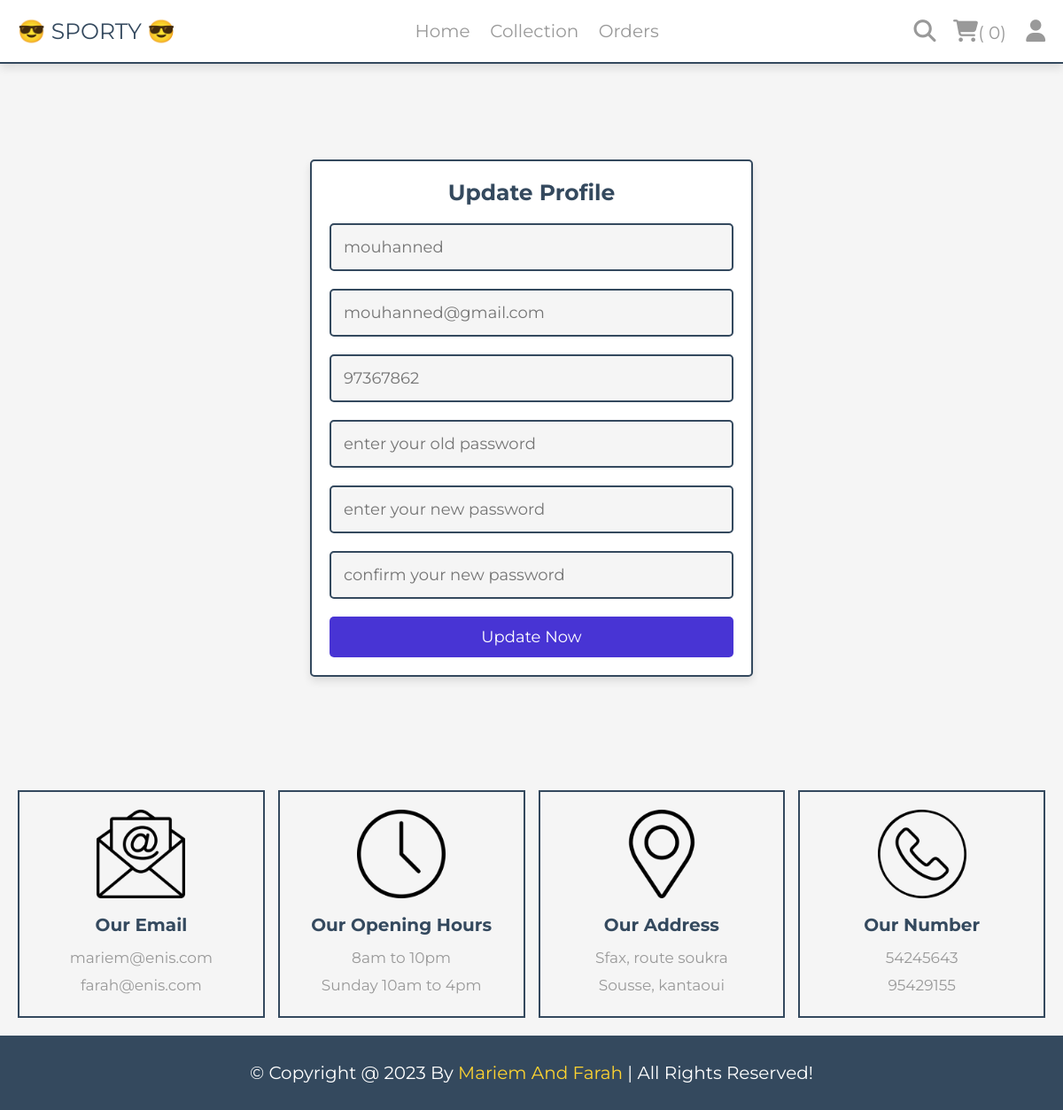
Page /user_profile_up.php (signed in) on the committed database.
### tables this page shows
CREATE TABLE `users` (
  `id` int(100) NOT NULL,
  `name` varchar(20) NOT NULL,
  `email` varchar(50) NOT NULL,
  `number` varchar(10) NOT NULL,
  `password` varchar(50) NOT NULL,
  `address` varchar(500) NOT NULL
);

### user_profile_up.php (the view, shortened to what this page needs)
<?php
include 'components/connect.php';
?>
<!DOCTYPE html>
<html lang="en">
<head>
    <link rel="stylesheet" href="https://cdnjs.cloudflare.com/ajax/libs/font-awesome/6.1.1/css/all.min.css">
    <link rel="stylesheet" href="css/style.css">
</head>
<body>
    <?php include 'components/user_header.php'; ?>
    <section class="form-container update-form">
        <form action="" method="post">
            <h3>update profile</h3>
            <input type="text" name="name" placeholder="<?= $fetch_profile['name']; ?>" class="box" maxlength="50">
            <input type="email" name="email" placeholder="<?= $fetch_profile['email']; ?>" class="box" maxlength="50"
                oninput="this.value = this.value.replace(/\s/g, '')">
            <input type="text" name="number" placeholder="<?= $fetch_profile['number']; ?>"" class=" box" min="0"
                max="9999999999" maxlength="10">
            <input type="password" name="old_pass" placeholder="enter your old password" class="box" maxlength="50"
                oninput="this.value = this.value.replace(/\s/g, '')">
            <input type="password" name="new_pass" placeholder="enter your new password" class="box" maxlength="50"
                oninput="this.value = this.value.replace(/\s/g, '')">
            <input type="password" name="confirm_pass" placeholder="confirm your new password" class="box"
                maxlength="50" oninput="this.value = this.value.replace(/\s/g, '')">
            <input type="submit" value="update now" name="submit" class="btn">
        </form>
    </section>
    <?php include 'components/footer.php'; ?>
</body>
</html>

### css/style.css (style rules this page uses)
:root { --yellow:#fed330; --red:#e74c3c; --white:#fff; --black:#222; --light-color:#777; --border:.2rem solid var(--black); }
* { font-family: 'Rubik', sans-serif; margin:0; padding:0; box-sizing: border-box; outline: none; border: none; text-decoration: none; }
html { font-size: 62.5%; overflow-x: hidden; scroll-behavior: smooth; stop-opacity: 7rem; }
section { margin:0 auto; max-width: 1200px; padding:2rem; }
.btn, .delete-btn { margin-top: 1rem; display: inline-block; font-size: 2rem; padding:1rem 3rem; cursor: pointer; text-transform: capitalize; transition: .2s linear; }
.btn { background-color: var(--yellow); color:var(--black); }
.form-container form { border:var(--border); margin:0 auto; max-width: 50rem; padding:2rem; text-align: center; }
.form-container form h3 { font-size: 2.5rem; color:var(--black); text-transform: uppercase; margin-bottom: 1rem; }
.form-container form .box { margin:.7rem 0; width: 100%; border:var(--border); padding:1.4rem; font-size: 1.8rem; color:var(--black); }

### css/admin_style.css (style rules this page uses)
:root { --main-color:#4834d4; --red:#e74c3c; --orange:#f39c12; --black:#34495e; --white:#fff; --light-bg:#f5f5f5; --light-color:#999; --border:.2rem solid var(--black); --box-shadow:0 .5rem 1rem rgba(0,0,0,.1); }
* { font-family: 'Montserrat', sans-serif; margin:0; padding:0; box-sizing: border-box; text-decoration: none; outline: none; border:none; }
html { font-size: 62.5%; overflow-x: hidden; }
body { background-color: var(--light-bg); }
section { max-width: 1200px; margin:0 auto; padding:2rem; }
.btn, .delete-btn, .option-btn { display: block; margin-top: 1rem; border-radius: .5rem; cursor: pointer; width: 100%; font-size: 1.8rem; color:var(--white); padding:1.2rem 3rem; text-transform: capitalize; text-align: center; }
.btn { background-color: var(--main-color); }
.form-container { display: flex; align-items: center; justify-content: center; min-height: 100vh; }
.form-container form { background-color: var(--white); border-radius: .5rem; border:var(--border); box-shadow: var(--box-shadow); padding:2rem; text-align: center; width: 50rem; }
.form-container form h3 { font-size: 2.5rem; color:var(--black); text-transform: capitalize; margin-bottom: 1rem; }
.form-container form .box { width: 100%; background-color: var(--light-bg); padding:1.4rem; font-size: 1.4rem; color:var(--black); margin:1rem 0; border:var(--border); font-size: 1.8rem; border-radius: .5rem; }

### rows in the picture
users: name "mouhanned", email "mouhanned@gmail.com", number "97367862"

### other values in the picture
$total_cart_items "0"
